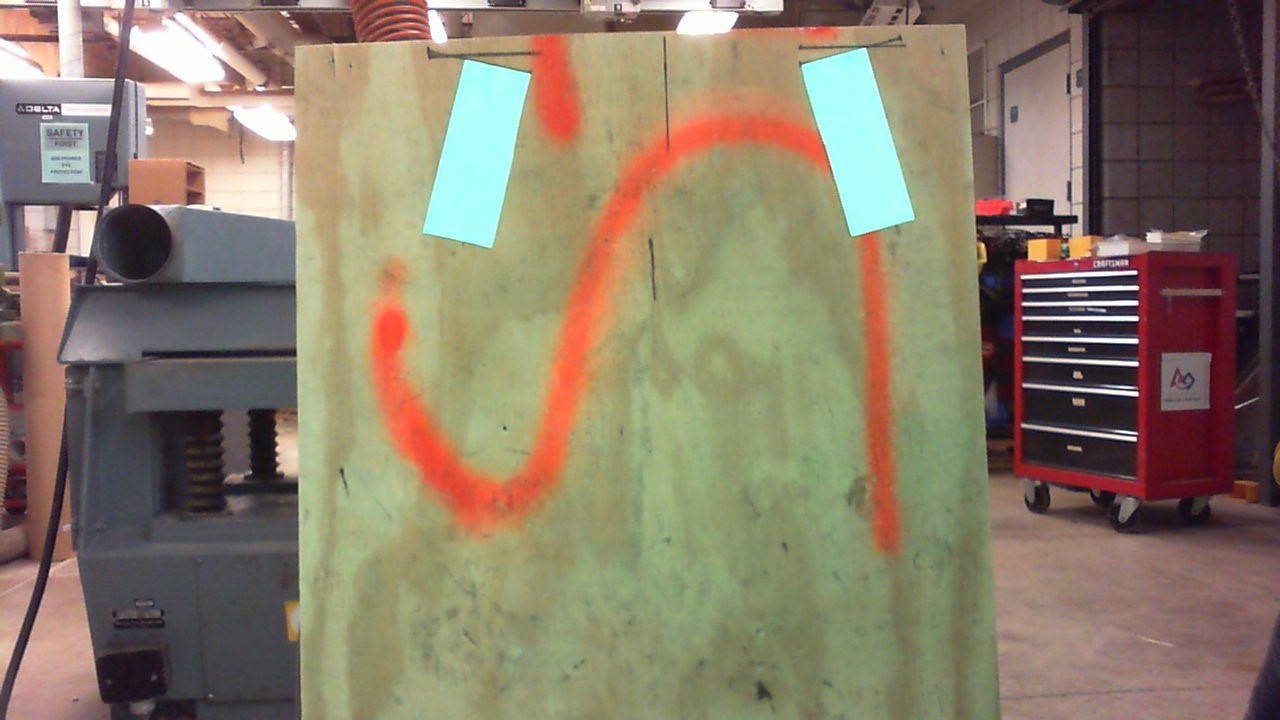
#> input picture NetworkTables/reference_pic.jpg, 1280 x 720 px
$ python -i Test.py   (imports and definitions only)
#> lines starting #> are read from the running program, lines starting #| are printed output that depends on the picture; after the words box and inside, x2 and y2 are one past the last pixel; in counts of white or black regions, pixels touching at a corner belong together
#> further down, picture is the input picture: shape (720, 1280, 3); mean B, G, R 104.9, 124.4, 137.7
from imutils import paths
import numpy as np
import imutils
import cv2


def find_marker(image):
    # convert the image to grayscale, blur it, and detect edges
    gray = cv2.cvtColor(image, cv2.COLOR_BGR2GRAY)
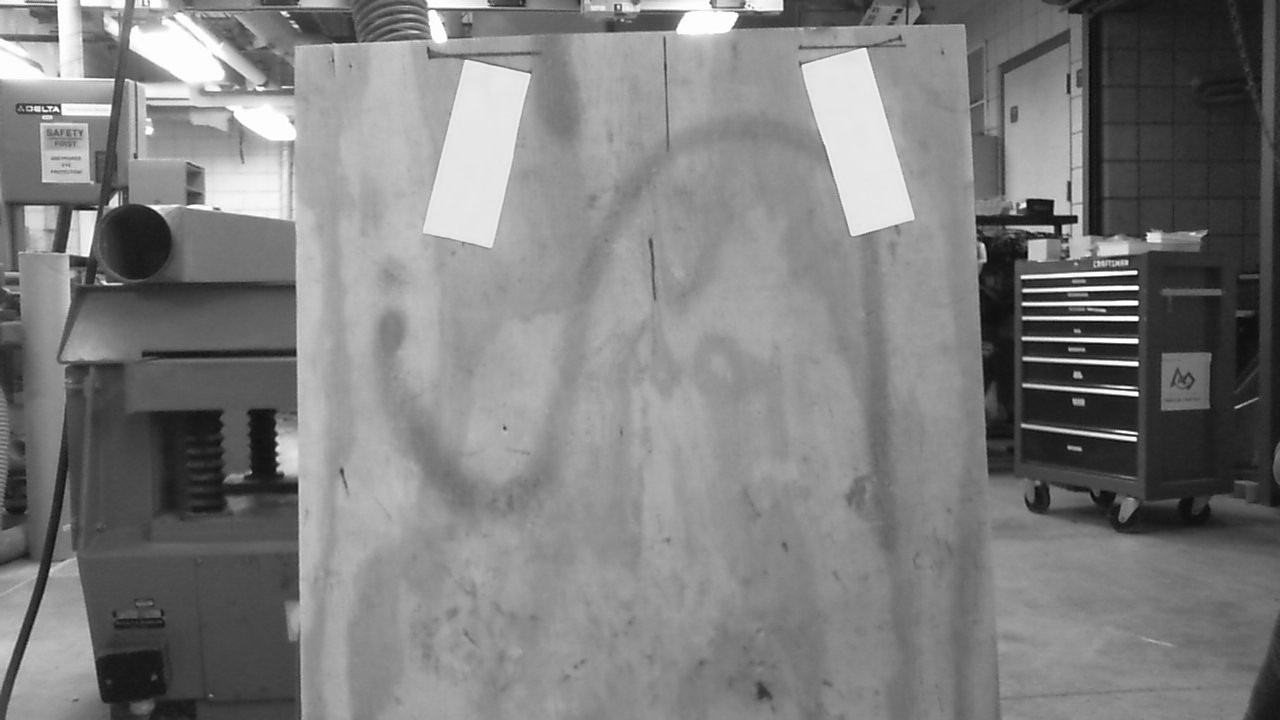
#> gray: shape (720, 1280); min 5, max 255, mean 126.2
    gray = cv2.GaussianBlur(gray, (5, 5), 0)
    edged = cv2.Canny(gray, 35, 125)
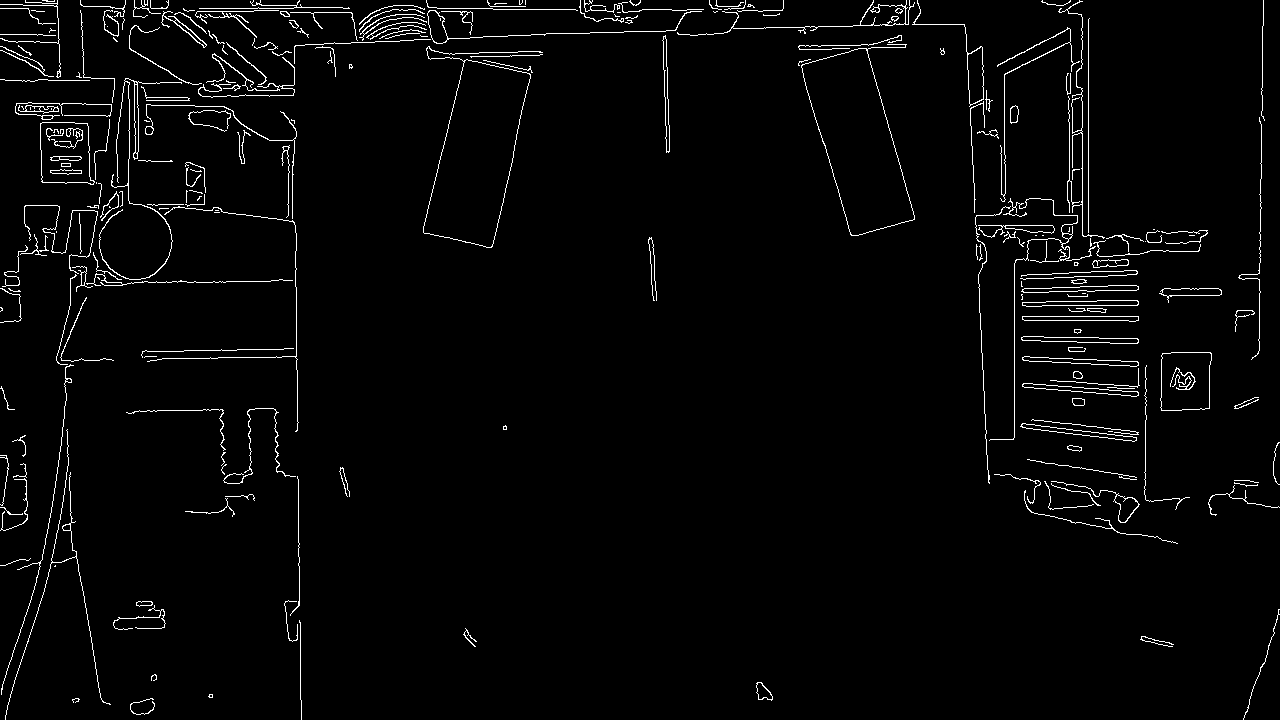
#> edged: shape (720, 1280); 2.6% white in thin lines or dots

    # find the contours in the edged image and keep the largest one;
    # we'll assume that this is our piece of paper in the image
    cnts = cv2.findContours(edged.copy(), cv2.RETR_LIST, cv2.CHAIN_APPROX_SIMPLE)
#> cnts = 309 contours, 206 with area under 20; largest, box (x1, y1, x2, y2) and area: (423, 46, 543, 248) 12408, (423, 59, 531, 248) 12395, (801, 44, 915, 236) 12012, (801, 48, 915, 236) 12000, (40, 122, 95, 185) 2886
    cnts = imutils.grab_contours(cnts)
    c = max(cnts, key=cv2.contourArea)
#> c = contour of 310 points, box (x1, y1, x2, y2) (423, 46, 543, 248), area 12408

    # compute the bounding box of the of the paper region and return it
    return cv2.minAreaRect(c)

>>> import cv2
>>> picture = cv2.imread('../NetworkTables/reference_pic.jpg')
>>> result = find_marker(picture)
#> result = ((479.6, 147.5), (198.2, 116.1), -87.42)
